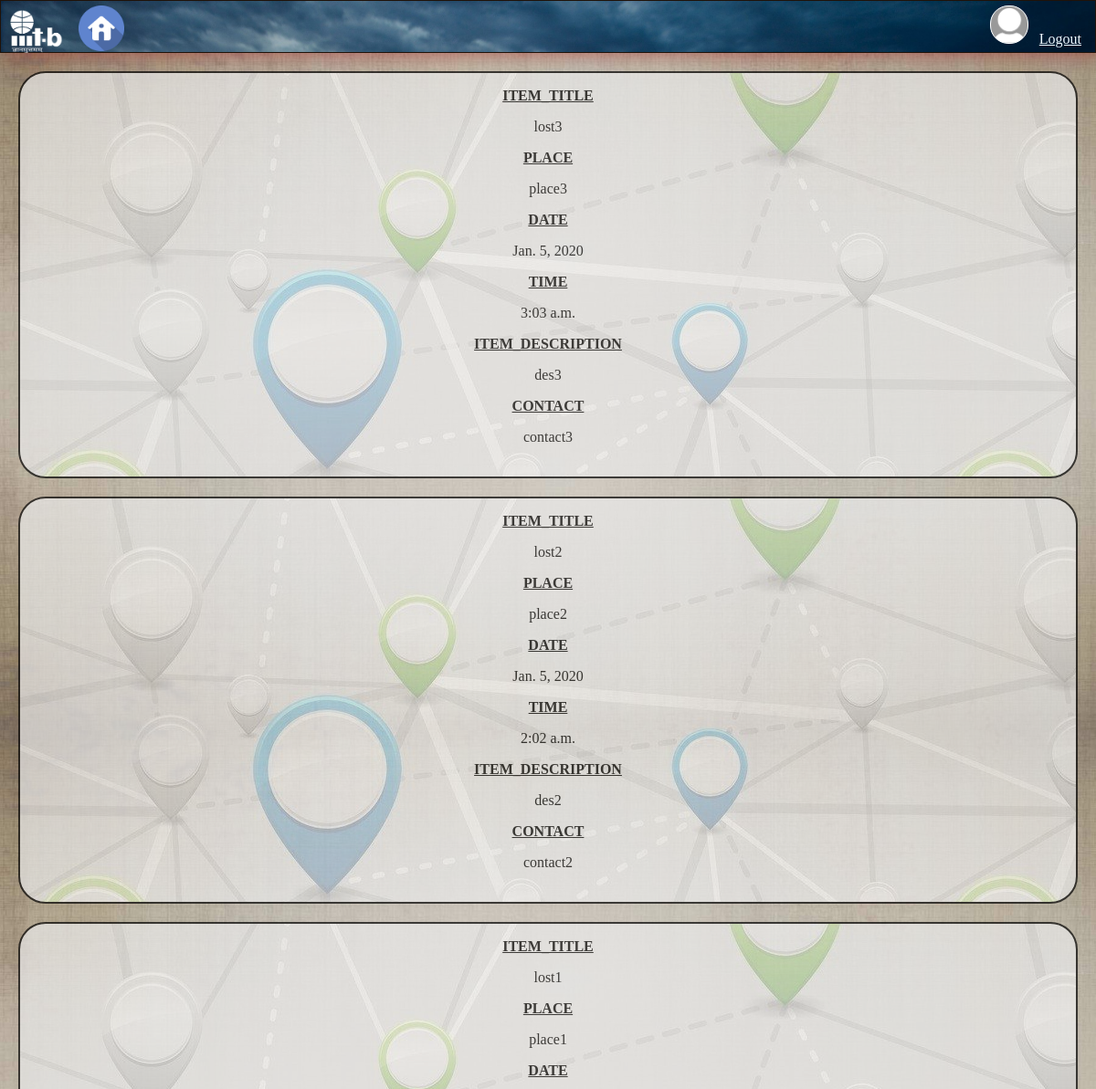
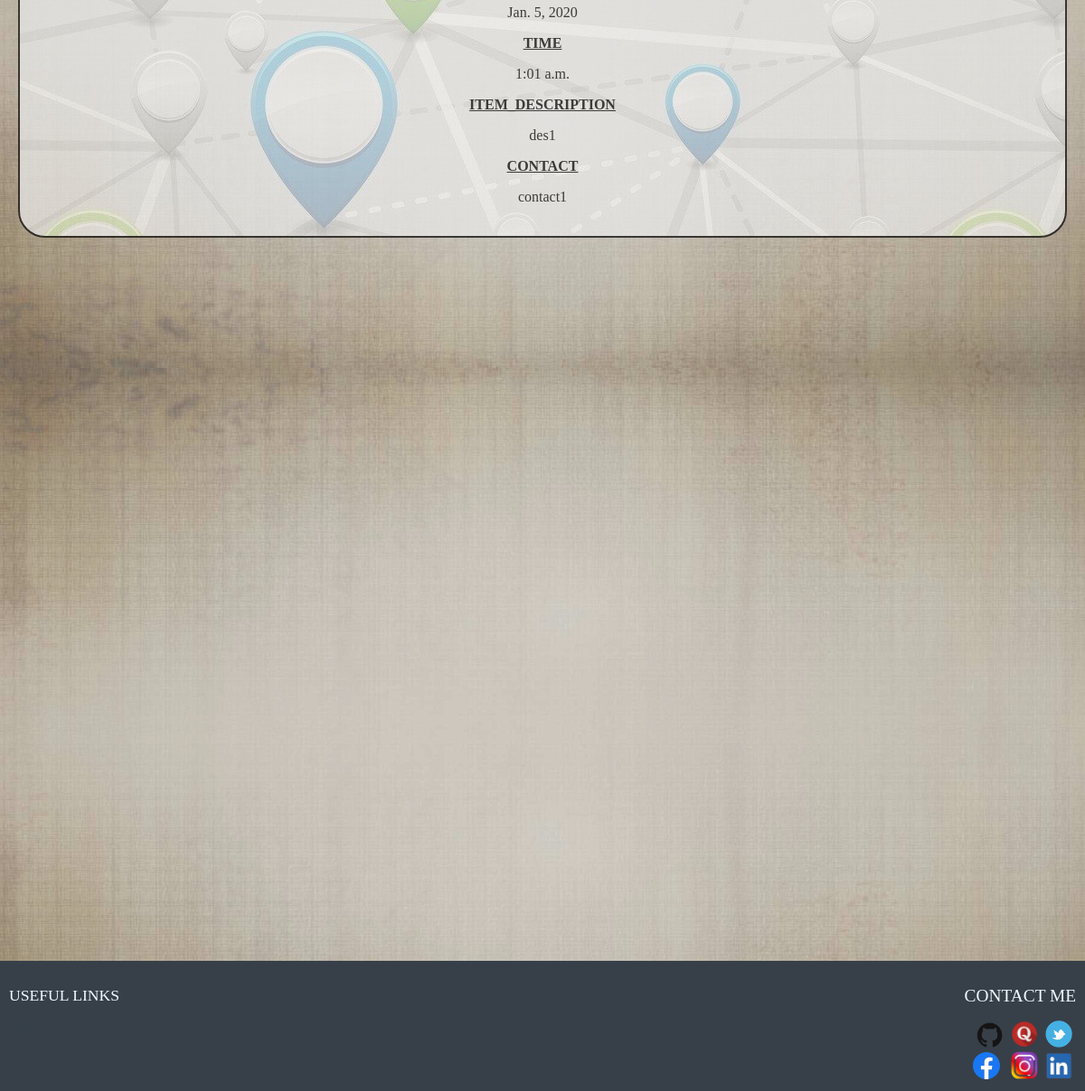
The page /profile/my_lost_things/ (signed in) on the database its author committed (2 pictures, top to bottom).
### users/models.py (models this page shows, shortened)
class Profile(models.Model):
    user=models.OneToOneField(User,on_delete=models.CASCADE)
    image=models.ImageField(default='default.jpg',upload_to='profile_pics')

class itemlostfull(models.Model):
    product_title = models.CharField(max_length=100)
    place = models.TextField(default='Lost this item near ..')
    date = models.DateField()
    time=models.TimeField()
    description = models.TextField()
    contactme = models.CharField(max_length=150,default='email')
    username=models.CharField(max_length=100,blank=True,default='NULL')

### lost/models.py (models this page shows, shortened)
class itemlost(models.Model):
    product_title = models.CharField(max_length=100)
    place = models.TextField(default='Lost this item near ..')
    date = models.DateField()
    time=models.TimeField()
    description = models.TextField()
    contactme = models.CharField(max_length=150,default='email')
    username=models.CharField(max_length=100,blank=True,default='NULL')

### users/views.py (the view)
# urls.py: path('profile/my_lost_things/',lost,name='lost_specific'),
@login_required
def lost(request):
    obj=itemlostfull.objects.all()
    obj1=reversed(obj)
    objects=itemlost.objects.all()
    context={
        'objectt':obj1,
        'objects':objects
        }
    return render(request,"lost_specific.html",context)

### templates/lost_specific.html (shortened to what this page needs)
{%include 'base.html'%}
{%include 'header.html'%}
<div style="padding-bottom: 780px;">
{%for data in objectt%}
    {% if data.username == user.username %}
        {% for object in objects %}
            {% if data.id == object.id %}
            <div class="list common" onclick="window.location.href='/profile/my_lost_things/{{ data.id }}/'">
                <p><u><b>ITEM_TITLE</b></u></p>
                <p> {{data.product_title}}</p>
                <p><u><b>PLACE</b></u></p>
                <p>{{data.place}}</p>
                <p><u><b>DATE</b></u></p>
                <p>{{data.date}}</p>
                <p><u><b>TIME</b></u></p>
                <p>{{data.time}}</p>
                <p><u><b>ITEM_DESCRIPTION</b></u></p>
                <p>{{data.description}}</p>
                <p><u><b>CONTACT</b></u></p>
                <p>{{data.contactme}}</p>
                <br>
            </div>
            {% endif %}
        {%endfor%}
    {% endif %}
{% endfor %}
</div>
{% include 'footer.html' %}

### templates/header.html
{% load static %}
<header><div class="border">
    <a href="https://www.iiitb.ac.in/" target="_blank">
    <img src="{% static '/css/images/IIIT-B_logo.png' %}" alt="IIIT-B_logo" class="icon" width=70px align="left" ></a>
    <a href="/">
        <img src="{%static '/css/images/home.png'%}" alt="home-icon" class="icon" width="50px" align="left" style="margin-left:1%;padding-bottom: 0%;"></a>
    <div align="right">
        {% if user.is_authenticated %}
            <a href="/profile/" style="margin-bottom: 0%;"><img src="{{ user.profile.image.url }}" alt="profile" width="40px" class="icon" style="border: 1px solid white;border-radius: 20px;background-color: aliceblue;"></a>&nbsp;&nbsp;
            <a href="/logout/" class="links" style="color: aliceblue;">Logout</a> &nbsp;&nbsp;
        {% else %}
            <a href="/login/" class="links" style="color: aliceblue;">Login</a> &nbsp;&nbsp;
            <a href="/register/" class="links" style="color: aliceblue;">Register</a> &nbsp;&nbsp;
            <br><br><br>
        {% endif %}
    </div>
    </div>
</header>

### static/css/style.css (style rules this page uses)
body { margin:0px; padding:0px; background-color: whitesmoke ; background-size:100%; background-image: url("images/background_header.jpg"); }
header { background-image: url("images/header.jpg"); border:1px solid #1f1209; padding:5px 3px 5px 3px; background-size: 100%; }
.common { margin: 20px; text-align: center; font-family: serif; color: black; border: 2px solid black; opacity: 0.7; transition: box-shadow 0.4s; background-image: url("images/background2.jpg"); border-radius: 30px; cursor: pointer; }
a:link { color:#374049 ; }

### rows shown on the page
itemlostfull: product_title "lost3", place "place3", date "Jan. 5, 2020", time "3:03 a.m.", description "des3", contactme "contact3"
itemlostfull: product_title "lost2", place "place2", date "Jan. 5, 2020", time "2:02 a.m.", description "des2", contactme "contact2"
itemlostfull: product_title "lost1", place "place1", date "Jan. 5, 2020", time "1:01 a.m.", description "des1", contactme "contact1"
